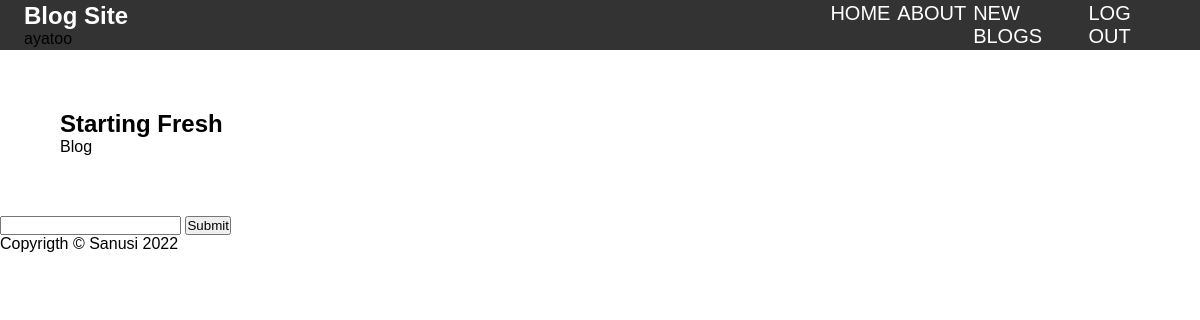
/blogpost/16 (signed in), run on an earlier commit of the app's database.
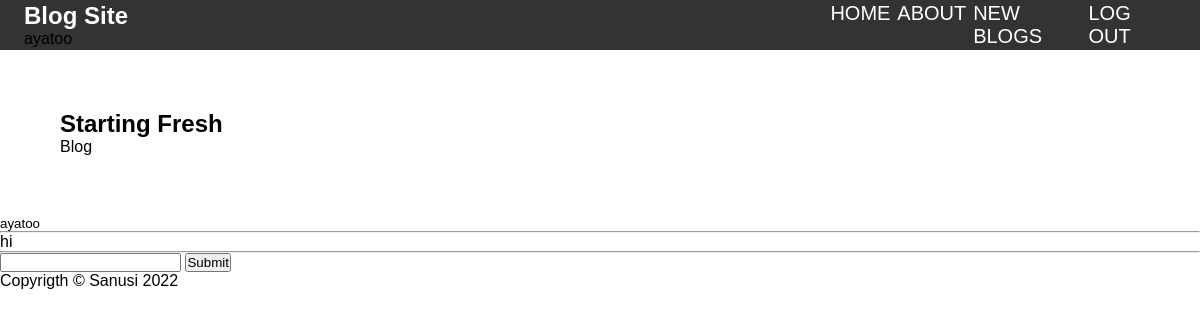
And on a later commit of the database.
### base/models.py (models this page shows, shortened)
class Blog(models.Model):
    owner = models.ForeignKey(User, on_delete=models.SET_NULL, null=True)
    title = models.CharField(max_length=50)
    snippet = models.CharField(max_length=50)
    body = models.TextField()
    created = models.DateTimeField(auto_now_add=True)
    class Meta:
        ordering = ['-created']

class Message(models.Model):
    owner = models.ForeignKey(User, on_delete=models.SET_NULL, null=True)
    blogs = models.ForeignKey(Blog, on_delete=models.CASCADE)
    body = models.TextField(null=False)
    created = models.DateTimeField(auto_now_add=True)

### base/views.py (the view, shortened to what this page needs)
# urls.py: path('blogpost/<str:pk>', views.blogpost, name = 'blogpost')
def blogpost(request, pk):
    blogs = Blog.objects.get(id=pk)
    messages =  blogs.message_set.all()
    context = {'blogs': blogs, 'messages': messages}
    return render(request, 'base/details.html', context)

### base/templates/base/details.html (shortened to what this page needs)
{% extends "head.html" %}
{% block content %}
    <div class="detail content" >
        <span>
            <h2>
                {{blogs.title}}
            </h2>
            <span >
               {{blogs.body}}
            </span>
        </span>
    </div>
    <div class="class-container">
        {% for message in messages %}
        <div>
            <small>{{message.owner}}</small>
            <hr>
            <p>{{message.body}}</p>
        </div>
        <hr>
        {% endfor %}
    </div>
    {% if request.user.is_authenticated %}
    <div>
        <form action="" required method="POST">
            <input type="text" name="body">
            <input type="submit" name="Send">
        </form>
    </div>
    {% endif %}
{% endblock %}

### templates/head.html (shortened to what this page needs)
{% load static %}
<head>
    <link rel="stylesheet" href="{% static 'main/style.css' %}">
</head>
{% include 'nav.html' %}
{% block content %}
{% endblock %}
{% include 'footer.html' %}

### templates/nav.html
{% load static %}
<nav class="navBar">
    <div id="logo" >
        <a href="/"><h1>Blog Site</h1></a>
        <p>{{user.username}}</p>
    </div>
    <ul class="lists">
        <li class="list-items"><a class="links" href="/">Home</a></li>
        <li class="list-items"><a class="links" href="{% url 'about' %}">About</a></li>
        <li class="list-items"><a class="links" href="{% url 'create' %}">New Blogs</a></li>
        {% if request.user.is_authenticated %}
        <li class="list-items"><a class="links" href="{% url 'logout' %}">Log Out</a></li>
        {% else %}
        <li class="list-items"><a class="links" href="{% url 'login' %}">Log In</a></li>
        {% endif %}
    </ul>
</nav>

### templates/footer.html
<footer>
    <div class="footer_content" style=bottom>
        Copyrigth &copy; Sanusi 2022
    </div>
</footer>

### static/main/style.css (style rules this page uses)
* { box-sizing: border-box; margin: 0; padding: 0; outline: none; text-decoration: none; font-family: Verdana, Geneva, Tahoma, sans-serif; }
#logo > a, li a { color: white; }
.navBar { position: relative; display: flex; align-items: center; width: 100%; background-color: #333; justify-content: space-between; height: 50px; padding: 2%; }
.lists { display: flex; flex-direction: row; width: 30%; }
.list-items { list-style-type: none; font-size: 20px; margin-right: 2%; text-transform: uppercase; }
.content { padding-left: 5%; margin: 5% auto; }
.detail { padding-right: 5%; display: flex; justify-content: space-between; }

What changed in the data, as far as the page shows it:
added Message: owner "ayatoo", body "hi"
